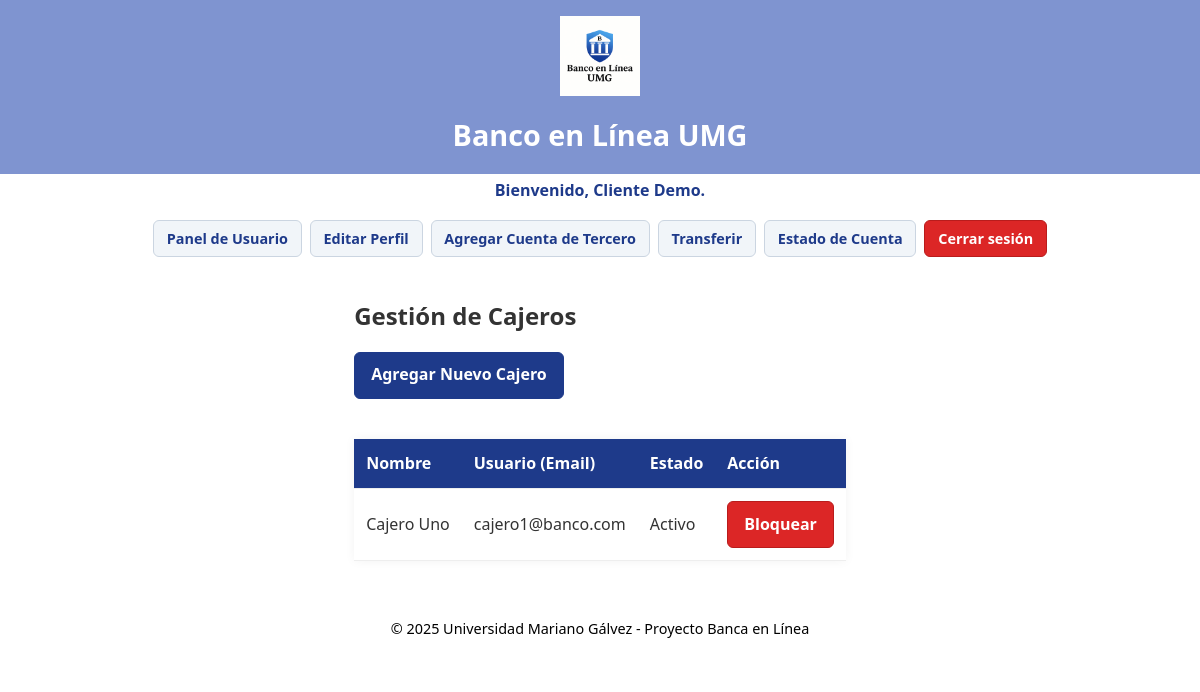
/admin/gestion_cajeros.php (signed in), run on the app's committed database.
### tables this page shows
CREATE TABLE usuarios (
    id_usuario INT AUTO_INCREMENT PRIMARY KEY,
    nombre_completo VARCHAR(100) NOT NULL,
    correo VARCHAR(100) UNIQUE NOT NULL,
    contrasena VARCHAR(255) NOT NULL,
    rol ENUM('admin', 'cajero', 'cliente') NOT NULL,
    estado ENUM('activo', 'bloqueado') DEFAULT 'activo',
    fecha_registro TIMESTAMP DEFAULT CURRENT_TIMESTAMP
);

### admin/gestion_cajeros.php (the view, shortened to what this page needs)
<?php
include "../includes/conexion.php";
include "../includes/header.php";
$cajeros = [];
$result = mysqli_query($conexion, "
    SELECT id_usuario, nombre_completo, correo, estado
    FROM usuarios
    WHERE rol = 'cajero'
    ORDER BY fecha_registro DESC
");
if ($result) {
    while ($fila = mysqli_fetch_assoc($result)) {
        $cajeros[] = $fila;
    }
}
?>
<h2>Gestión de Cajeros</h2>
<a href="agregar_cajero.php" class="btn btn-primary" style="display: inline-block; margin: 1rem 0;">
    Agregar Nuevo Cajero
</a>
<?php if (count($cajeros) > 0): ?>
    <table>
        <thead>
            <tr>
                <th>Nombre</th>
                <th>Usuario (Email)</th>
                <th>Estado</th>
                <th>Acción</th>
            </tr>
        </thead>
        <tbody>
            <?php foreach ($cajeros as $c): ?>
                <tr>
                    <td><?php echo htmlspecialchars($c['nombre_completo']); ?></td>
                    <td><?php echo htmlspecialchars($c['correo']); ?></td>
                    <td><?php echo ucfirst($c['estado']); ?></td>
                    <td>
                        <?php if ($c['estado'] === 'activo'): ?>
                            <a href="?accion=bloquear&id=<?php echo $c['id_usuario']; ?>"
                               onclick="return confirm('¿Bloquear a este cajero?');"
                               class="btn btn-danger btn-accion">Bloquear</a>
                        <?php else: ?>
                            <a href="?accion=desbloquear&id=<?php echo $c['id_usuario']; ?>"
                               onclick="return confirm('¿Desbloquear a este cajero?');"
                               class="btn btn-success btn-accion">Desbloquear</a>
                        <?php endif; ?>
                    </td>
                </tr>
            <?php endforeach; ?>
        </tbody>
    </table>
<?php else: ?>
    <p>No hay cajeros registrados.</p>
<?php endif; ?>
<?php include "../includes/footer.php"; ?>

### css/estilo.css (style rules this page uses)
html, body { height: 100%; margin: 0; display: flex; flex-direction: column; }
body { font-family: 'Segoe UI', Tahoma, Geneva, Verdana, sans-serif; background-color: white; color: #333; line-height: 1.6; height: 100vh; }
table { width: 100%; border-collapse: collapse; margin: 1.5rem 0; background: white; box-shadow: 0 0 10px rgba(0,0,0,0.05); }
table th, table td { padding: 0.75rem; text-align: left; border-bottom: 1px solid #eee; }
table th { background: #1e3a8a; color: white; }
.btn-accion { display: inline-block; padding: 0.35rem 0.6rem; border-radius: 4px; font-weight: 600; }
.btn { display: inline-block; padding: 0.6rem 1rem; border-radius: 6px; font-weight: 600; text-align: center; text-decoration: none; border: 1px solid transparent; cursor: pointer; transition: background 0.2s, box-shadow 0.2s, transform 0.05s; }
.btn-primary { background: #1e3a8a; color: #fff; border-color: #1e3a8a; }
.btn-danger { background: #dc2626; color: #fff; border-color: #b91c1c; }

### data on the page
usuarios: nombre_completo "Cajero Uno", correo "cajero1@banco.com", estado "Activo"

### other printed values
$_SESSION['nombre_completo'] "Cliente Demo"
